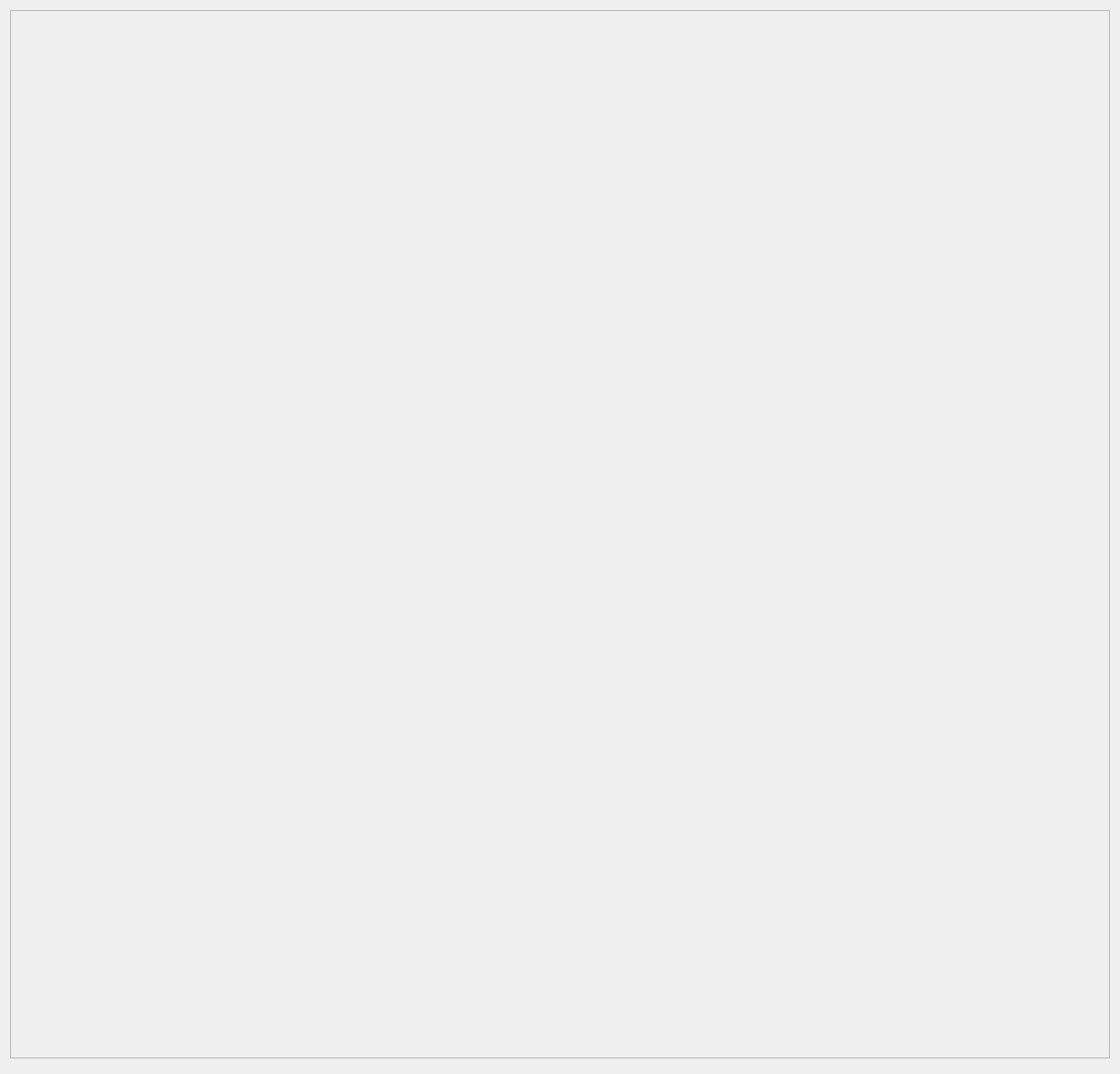
<?xml version='1.0' encoding='UTF-8'?>
<ui version="4.0">
 <class>Form</class>
 <widget class="QWidget" name="Form">
  <property name="geometry">
   <rect>
    <x>0</x>
    <y>0</y>
    <width>1221</width>
    <height>1171</height>
   </rect>
  </property>
  <property name="windowTitle">
   <string>Form</string>
  </property>
  <layout class="QVBoxLayout" name="verticalLayout">
   <item>
    <widget class="QScrollArea" name="scrollArea">
     <property name="widgetResizable">
      <bool>true</bool>
     </property>
     <widget class="QWidget" name="scrollAreaWidgetContents">
      <property name="geometry">
       <rect>
        <x>0</x>
        <y>-240</y>
        <width>1187</width>
        <height>1385</height>
       </rect>
      </property>
      <layout class="QHBoxLayout" name="horizontalLayout_3">
       <item>
        <layout class="QVBoxLayout" name="verticalLayout_2">
         <property name="spacing">
          <number>40</number>
         </property>
         <item>
          <layout class="QGridLayout" name="Screen1">
           <property name="spacing">
            <number>20</number>
           </property>
           <item column="0" row="1">
            <widget class="CDPBaseUiLoaderWidget" name="uiLoaderWidget_2">
             <property name="cdpTargetRouting">
              <string>VWController.VisionControllers.VisionController0.Tile03</string>
             </property>
             <property name="uiFileName">
              <string>./ui/elements/tilecontainer.ui</string>
             </property>
            </widget>
           </item>
           <item column="0" row="0">
            <widget class="CDPBaseUiLoaderWidget" name="uiLoaderWidget">
             <property name="cdpTargetRouting">
              <string>VWController.VisionControllers.VisionController0.Tile01</string>
             </property>
             <property name="uiFileName">
              <string>./ui/elements/tilecontainer.ui</string>
             </property>
            </widget>
           </item>
           <item column="1" row="0">
            <widget class="CDPBaseUiLoaderWidget" name="uiLoaderWidget_3">
             <property name="cdpTargetRouting">
              <string>VWController.VisionControllers.VisionController0.Tile02</string>
             </property>
             <property name="uiFileName">
              <string>./ui/elements/tilecontainer.ui</string>
             </property>
            </widget>
           </item>
           <item column="1" row="1">
            <widget class="CDPBaseUiLoaderWidget" name="uiLoaderWidget_4">
             <property name="cdpTargetRouting">
              <string>VWController.VisionControllers.VisionController0.Tile04</string>
             </property>
             <property name="uiFileName">
              <string>./ui/elements/tilecontainer.ui</string>
             </property>
            </widget>
           </item>
          </layout>
         </item>
         <item>
          <widget class="CDPBaseLine" name="horizontalLine">
           <property name="svgFile">
            <string notr="true">:/themes/openbridge5_dusk/backgrounds/bgBorder.svg</string>
           </property>
          </widget>
         </item>
         <item>
          <layout class="QGridLayout" name="Screen2">
           <property name="spacing">
            <number>20</number>
           </property>
           <item column="0" row="1">
            <widget class="CDPBaseUiLoaderWidget" name="uiLoaderWidget_5">
             <property name="cdpTargetRouting">
              <string>VWController.VisionControllers.VisionController1.Tile13</string>
             </property>
             <property name="uiFileName">
              <string>./ui/elements/tilecontainer.ui</string>
             </property>
            </widget>
           </item>
           <item column="0" row="0">
            <widget class="CDPBaseUiLoaderWidget" name="uiLoaderWidget_6">
             <property name="cdpTargetRouting">
              <string>VWController.VisionControllers.VisionController1.Tile11</string>
             </property>
             <property name="uiFileName">
              <string>./ui/elements/tilecontainer.ui</string>
             </property>
            </widget>
           </item>
           <item column="1" row="0">
            <widget class="CDPBaseUiLoaderWidget" name="uiLoaderWidget_7">
             <property name="cdpTargetRouting">
              <string>VWController.VisionControllers.VisionController1.Tile12</string>
             </property>
             <property name="uiFileName">
              <string>./ui/elements/tilecontainer.ui</string>
             </property>
            </widget>
           </item>
           <item column="1" row="1">
            <widget class="CDPBaseUiLoaderWidget" name="uiLoaderWidget_8">
             <property name="cdpTargetRouting">
              <string>VWController.VisionControllers.VisionController1.Tile14</string>
             </property>
             <property name="uiFileName">
              <string>./ui/elements/tilecontainer.ui</string>
             </property>
            </widget>
           </item>
          </layout>
         </item>
         <item>
          <spacer name="verticalSpacer">
           <property name="orientation">
            <enum>Qt::Vertical</enum>
           </property>
           <property name="sizeHint" stdset="0">
            <size>
             <width>20</width>
             <height>40</height>
            </size>
           </property>
          </spacer>
         </item>
        </layout>
       </item>
       <item>
        <spacer name="horizontalSpacer">
         <property name="orientation">
          <enum>Qt::Horizontal</enum>
         </property>
         <property name="sizeHint" stdset="0">
          <size>
           <width>40</width>
           <height>20</height>
          </size>
         </property>
        </spacer>
       </item>
      </layout>
     </widget>
    </widget>
   </item>
   <item>
    <widget class="QWidget" name="widget" native="true">
     <layout class="QHBoxLayout" name="horizontalLayout">
      <property name="leftMargin">
       <number>0</number>
      </property>
      <property name="topMargin">
       <number>0</number>
      </property>
      <property name="rightMargin">
       <number>0</number>
      </property>
      <property name="bottomMargin">
       <number>0</number>
      </property>
     </layout>
    </widget>
   </item>
  </layout>
 </widget>
 <customwidgets>
  <customwidget>
   <class>CDPBasePicture</class>
   <extends>QWidget</extends>
   <header>CDPBaseWidgets/CDPBasePicture.h</header>
  </customwidget>
  <customwidget>
   <class>CDPBaseLine</class>
   <extends>CDPBasePicture</extends>
   <header>CDPBaseWidgets/CDPBaseLine.h</header>
  </customwidget>
  <customwidget>
   <class>CDPBaseUiLoaderWidget</class>
   <extends>QWidget</extends>
   <header>CDPBaseWidgets/CDPBaseUiLoaderWidget.h</header>
  </customwidget>
 </customwidgets>
 <resources/>
 <connections/>
</ui>
